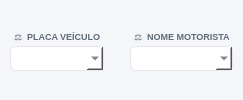
                     <widget class="QWidget" name="page_Maquinas">
                      <property name="styleSheet">
                       <string notr="true">background-color: #f4f6f9;</string>
                      </property>
                      <layout class="QVBoxLayout" name="verticalLayout_15">
                       <property name="leftMargin">
                        <number>0</number>
                       </property>
                       <property name="topMargin">
                        <number>0</number>
                       </property>
                       <property name="rightMargin">
                        <number>0</number>
                       </property>
                       <property name="bottomMargin">
                        <number>0</number>
                       </property>
                       <item>
                        <widget class="QWidget" name="widget_9" native="true">
                         <layout class="QVBoxLayout" name="verticalLayout_16">
                          <property name="leftMargin">
                           <number>0</number>
                          </property>
                          <property name="topMargin">
                           <number>0</number>
                          </property>
                          <property name="rightMargin">
                           <number>0</number>
                          </property>
                          <property name="bottomMargin">
                           <number>0</number>
                          </property>
                          <item>
                           <widget class="QWidget" name="widget_49" native="true">
                            <property name="minimumSize">
                             <size>
                              <width>0</width>
                              <height>50</height>
                             </size>
                            </property>
                            <property name="maximumSize">
                             <size>
                              <width>16777215</width>
                              <height>50</height>
                             </size>
                            </property>
                            <property name="styleSheet">
                             <string notr="true">background-color: #f4f6f9;</string>
                            </property>
                            <layout class="QHBoxLayout" name="horizontalLayout_31">
                             <property name="leftMargin">
                              <number>0</number>
                             </property>
                             <property name="topMargin">
                              <number>0</number>
                             </property>
                             <property name="rightMargin">
                              <number>0</number>
                             </property>
                             <property name="bottomMargin">
                              <number>0</number>
                             </property>
                             <item>
                              <widget class="QWidget" name="widget_56" native="true">
                               <property name="styleSheet">
                                <string notr="true"/>
                               </property>
                               <layout class="QVBoxLayout" name="verticalLayout_51">
                                <property name="spacing">
                                 <number>3</number>
                                </property>
                                <property name="leftMargin">
                                 <number>10</number>
                                </property>
                                <property name="topMargin">
                                 <number>6</number>
                                </property>
                                <property name="rightMargin">
                                 <number>10</number>
                                </property>
                                <property name="bottomMargin">
                                 <number>6</number>
                                </property>
                                <item>
                                 <widget class="QLabel" name="label_89">
                                  <property name="minimumSize">
                                   <size>
                                    <width>0</width>
                                    <height>0</height>
                                   </size>
                                  </property>
                                  <property name="maximumSize">
                                   <size>
                                    <width>16777215</width>
                                    <height>16777215</height>
                                   </size>
                                  </property>
                                  <property name="font">
                                   <font>
                                    <pointsize>-1</pointsize>
                                    <weight>75</weight>
                                    <bold>true</bold>
                                   </font>
                                  </property>
                                  <property name="styleSheet">
                                   <string notr="true">border: none;
background: transparent;
color: #5f6b7a;
font-size: 9px;
font-weight: bold;
padding-left: 2px;</string>
                                  </property>
                                  <property name="text">
                                   <string>⚖️  PLACA VEÍCULO</string>
                                  </property>
                                  <property name="alignment">
                                   <set>Qt::AlignLeading|Qt::AlignLeft|Qt::AlignVCenter</set>
                                  </property>
                                 </widget>
                                </item>
                                <item>
                                 <widget class="QComboBox" name="combo_Placa_Maq">
                                  <property name="sizePolicy">
                                   <sizepolicy hsizetype="Preferred" vsizetype="Preferred">
                                    <horstretch>0</horstretch>
                                    <verstretch>0</verstretch>
                                   </sizepolicy>
                                  </property>
                                  <property name="minimumSize">
                                   <size>
                                    <width>0</width>
                                    <height>25</height>
                                   </size>
                                  </property>
                                  <property name="maximumSize">
                                   <size>
                                    <width>16777215</width>
                                    <height>25</height>
                                   </size>
                                  </property>
                                  <property name="font">
                                   <font>
                                    <pointsize>-1</pointsize>
                                   </font>
                                  </property>
                                  <property name="styleSheet">
                                   <string notr="true">#combo_Placa_Maq {
    border: 1px solid #e5e7eb;
    border-radius: 6px;
    padding-left: 10px;
    background: white;
    font-size: 11px;
    color: #374151;
}</string>
                                  </property>
                                 </widget>
                                </item>
                               </layout>
                              </widget>
                             </item>
                             <item>
                              <widget class="QWidget" name="widget_55" native="true">
                               <property name="styleSheet">
                                <string notr="true"/>
                               </property>
                               <layout class="QVBoxLayout" name="verticalLayout_50">
                                <property name="spacing">
                                 <number>3</number>
                                </property>
                                <property name="leftMargin">
                                 <number>10</number>
                                </property>
                                <property name="topMargin">
                                 <number>6</number>
                                </property>
                                <property name="rightMargin">
                                 <number>10</number>
                                </property>
                                <property name="bottomMargin">
                                 <number>6</number>
                                </property>
                                <item>
                                 <widget class="QLabel" name="label_88">
                                  <property name="minimumSize">
                                   <size>
                                    <width>0</width>
                                    <height>0</height>
                                   </size>
                                  </property>
                                  <property name="maximumSize">
                                   <size>
                                    <width>16777215</width>
                                    <height>16777215</height>
                                   </size>
                                  </property>
                                  <property name="font">
                                   <font>
                                    <pointsize>-1</pointsize>
                                    <weight>75</weight>
                                    <bold>true</bold>
                                   </font>
                                  </property>
                                  <property name="styleSheet">
                                   <string notr="true">border: none;
background: transparent;
color: #5f6b7a;
font-size: 9px;
font-weight: bold;
padding-left: 2px;</string>
                                  </property>
                                  <property name="text">
                                   <string>⚖️  NOME MOTORISTA</string>
                                  </property>
                                  <property name="alignment">
                                   <set>Qt::AlignLeading|Qt::AlignLeft|Qt::AlignVCenter</set>
                                  </property>
                                 </widget>
                                </item>
                                <item>
                                 <widget class="QComboBox" name="combo_Motorista_Maq">
                                  <property name="sizePolicy">
                                   <sizepolicy hsizetype="Preferred" vsizetype="Preferred">
                                    <horstretch>0</horstretch>
                                    <verstretch>0</verstretch>
                                   </sizepolicy>
                                  </property>
                                  <property name="minimumSize">
                                   <size>
                                    <width>0</width>
                                    <height>25</height>
                                   </size>
                                  </property>
                                  <property name="maximumSize">
                                   <size>
                                    <width>16777215</width>
                                    <height>25</height>
                                   </size>
                                  </property>
                                  <property name="font">
                                   <font>
                                    <pointsize>-1</pointsize>
                                   </font>
                                  </property>
                                  <property name="styleSheet">
                                   <string notr="true">#combo_Motorista_Maq {
    border: 1px solid #e5e7eb;
    border-radius: 6px;
    padding-left: 10px;
    background: white;
    font-size: 11px;
    color: #374151;
}</string>
                                  </property>
                                 </widget>
                                </item>
                               </layout>
                              </widget>
                             </item>
                            </layout>
                           </widget>
                          </item>
                         </layout>
                        </widget>
                       </item>
                      </layout>
                     </widget>
